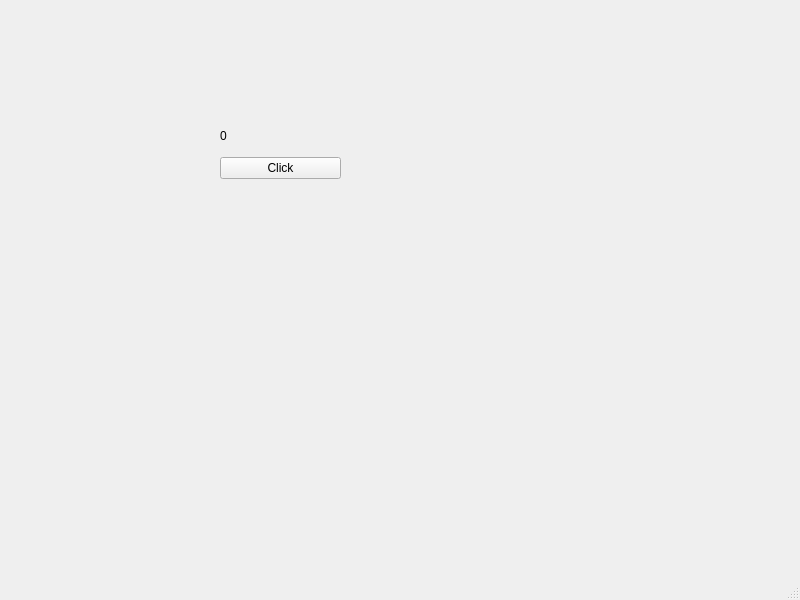
<?xml version="1.0" encoding="UTF-8"?>
<ui version="4.0">
 <class>MainWindow</class>
 <widget class="QMainWindow" name="MainWindow">
  <property name="geometry">
   <rect>
    <x>0</x>
    <y>0</y>
    <width>800</width>
    <height>600</height>
   </rect>
  </property>
  <property name="windowTitle">
   <string>MainWindow</string>
  </property>
  <widget class="QWidget" name="centralwidget">
   <widget class="QWidget" name="">
    <property name="geometry">
     <rect>
      <x>220</x>
      <y>120</y>
      <width>121</width>
      <height>59</height>
     </rect>
    </property>
    <layout class="QVBoxLayout" name="verticalLayout">
     <item>
      <widget class="QLabel" name="label">
       <property name="text">
        <string>0</string>
       </property>
      </widget>
     </item>
     <item>
      <widget class="QPushButton" name="pushButton">
       <property name="text">
        <string>Click</string>
       </property>
      </widget>
     </item>
    </layout>
   </widget>
  </widget>
  <widget class="QMenuBar" name="menubar">
   <property name="geometry">
    <rect>
     <x>0</x>
     <y>0</y>
     <width>800</width>
     <height>24</height>
    </rect>
   </property>
  </widget>
  <widget class="QStatusBar" name="statusbar"/>
 </widget>
 <resources/>
 <connections/>
</ui>
